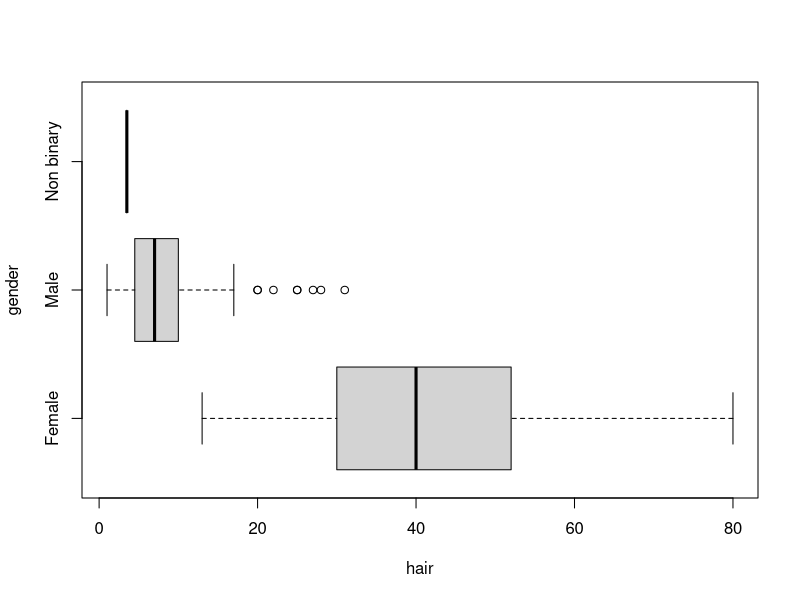
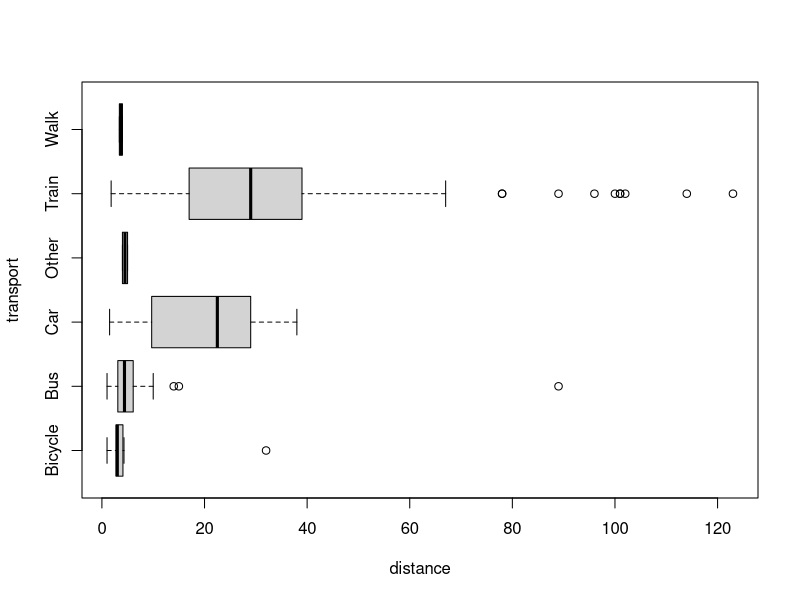
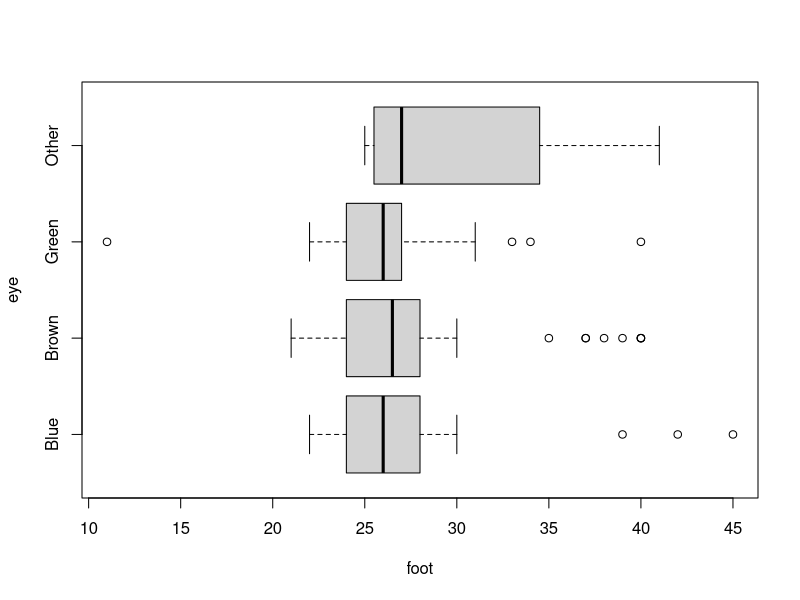
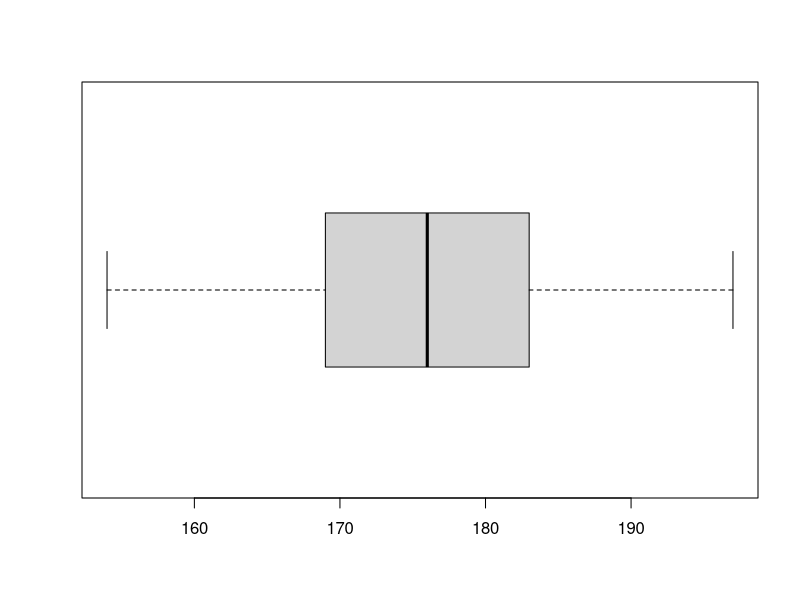
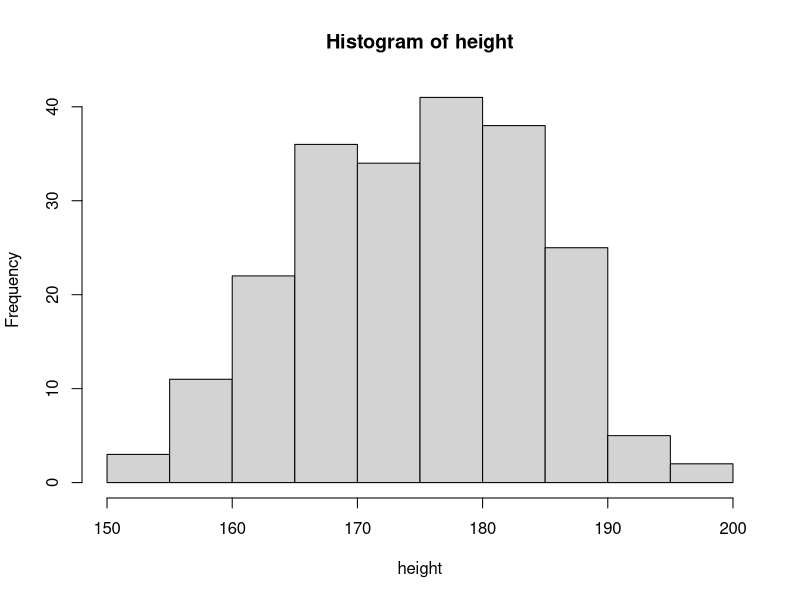
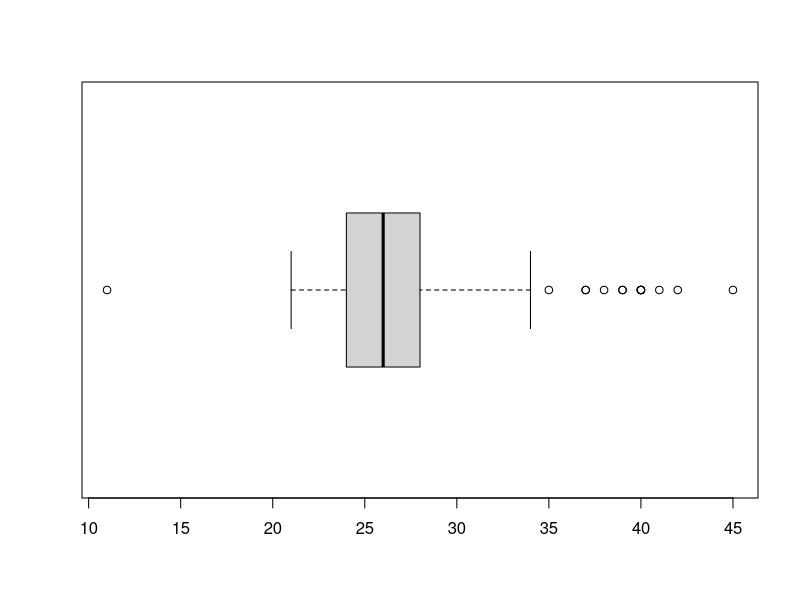
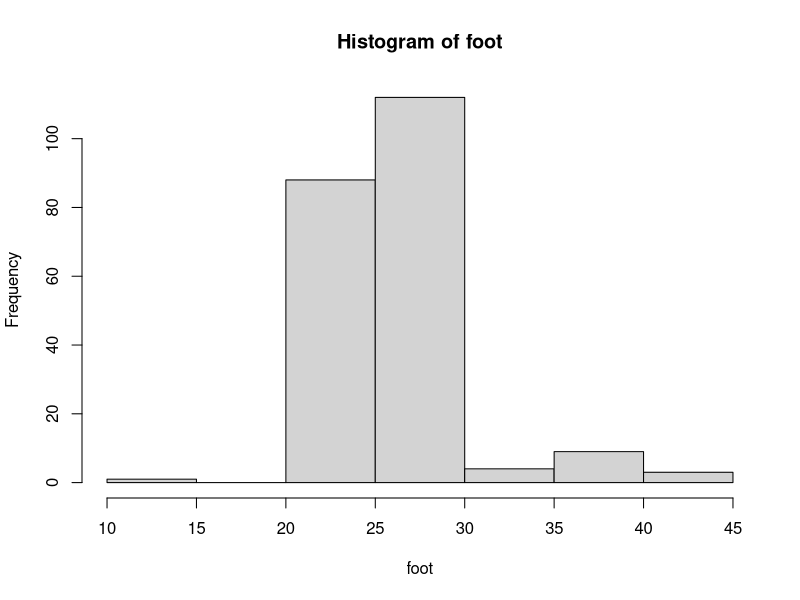
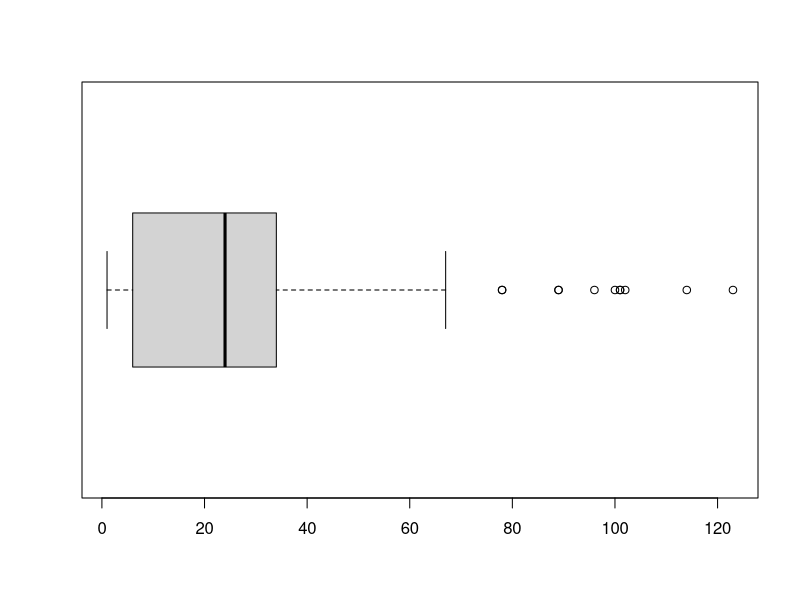

Reproduce these figures in R, in order.
# BFH import
library(readxl)
BFH <- read_excel("./WDDA_02.xlsx", sheet = "BFH")
View(BFH)
attach(BFH)

# Aufgabenserie 3

# 1. Körpergrösse Männer & Frauen
# a) Anzahl Frauen grösser als durchschnitt Mann
mean_man = mean(height[gender == "Male"])
length(height[(gender == "Female" & height >= mean_man)])
# b) Anzahl Männer kleiner als durchscnitt Frau
mean_female = mean(height[gender == "Female"])
length(height[(gender == "Male" & height <= mean_female)])

# 2. schwarmintelligenz jar
# a) Mittelwert jar
mean_jar = mean(jar)
# b) geburtstadum person bester guess
kleinste_abweichung = min(abs(jar-405))
# gibt nur ein resultat
which.min(abs(jar-405))
# findet alle resultate
best_guess = abs(jar-405) == kleinste_abweichung
dob[best_guess]
# c) anzahl näher am Tatsächlichen wert als am Median
sum(abs(jar-405) < abs(jar-mean(jar)))

# 3. vergleich mittelwert (mean) & median (median)
# Erklärung: Der Median wird dem Mittelwert vorgezogen, wenn der Datensatz Extremwerte enth¨alt.
# a) jar
mean(jar) # 299.66
median(jar) # 287
# b) siblings
mean(siblings) # 1.543
median(siblings) # 1
# c) distance
mean(distance) # 25.2
median(distance) # 24

# 5. Mittelwert present
mean(present) # 77.35

# 6. bereich darstellen
quantile(height)
quantile(maths)
quantile(cash)

# 7. Interquartilsabstand (IQR)
quantile(height,0.75)-quantile(height,0.25)
quantile(maths,0.75)-quantile(maths,0.25)
quantile(cash,0.75)-quantile(cash,0.25)

# 8. Nebeneinander liegende Boxplots
# a) Boxplot zeigt Harlängen pro Geschlecht auf
boxplot(hair~gender, horizontal = T)
# b) Boxplot zeigt distanz pro fahrzeug auf
boxplot(distance~transport, horizontal = T)
# c) Boxplot zeigt Fussgrösse aufgeteilt nach Augenfarbe
boxplot(foot~eye, horizontal = T)

# 9) Standartabweichung
# Definition: Die Varianz ist ein Mass für die durchschnittliche Abweichung vom Mittelwert für alle Daten.
#             Die Standardabweichung ist die Quadratwurzel der Varianz.
# a) height
sd(height)
# b) maths
sd(maths)
# c) cash
sd(cash)

# FIXME: 10 Empirische Regel
# a) height
boxplot(height, horizontal = T)
hist(height)
# b) foot
boxplot(foot, horizontal = T)
hist(foot)
# c) distance
boxplot(distance, horizontal = T)
hist(distance)
# d) reaction1
boxplot(reaction1, horizontal = T)
hist(reaction1)
# Median,Durchschnitt,Modus, Quartile etc darstellen
summary(height)

# 11: Intercontinental Hotels Group (IHG)
IHG <- read_excel("./WDDA_03.xlsx", sheet = "IHG")
View(IHG)
ratings <- IHG$"Customer ratings"
# a) Mittelwert
mean(ratings)
# a) Median 
median(ratings)
# b) Den Mittelwert oder den Median als Mass für die zentrale Lage zu verwenden
# Lösung: Mittelwert da es keine Ausreisser gibt.
# c) Erste Quartil
quantile(ratings, 0.25)
# c) IQR
quantile(ratings, 0.75) - quantile(ratings, 0.25) 
# d) 85. Perzentil
quantile(ratings, 0.85)

# 12) Polizeiaufzeichnungen zeigen die täglich gemeldeten Verbrechen
winter <- c(18, 20, 15, 16, 21, 20, 12, 16, 19, 20)
sommer <- c(28, 18, 24, 32, 18, 29, 23, 38, 28, 18)
# a) Spannweite für jede Periode
spannweite_winter <- max(winter) - min(winter) # 9
spannweite_sommer <- max(sommer) - min(sommer) # 20
# a) Interquartilsabstand für jede Periode
IQR(winter) # 4
IQR(sommer) # 9.5
# b) Varianz für jede Periode
var(winter) # 8.233333
var(sommer) # 44.48889
# b) Standartabweichung für jede Periode
sd(winter) # 2.869379
sd(sommer) # 6.669999
# c) Variationskoeffizienten für jede Periode
cv_winter <- sd(winter) / mean(winter) * 100 # 16.2%
cv_sommer <- sd(sommer) / mean(sommer) * 100 # 26.1%
# d) Vergleichen Sie die Variabilität der beiden Zeiträume
sum((winter - mean(winter))^2) # 74.1
sum((sommer - mean(sommer))^2) # 400.4

#  13) Mittelwert und die Standardabweichung (als Stichprobe)
BFH <- read_excel("./WDDA_02.xlsx", sheet = "BFH")
View(BFH)
attach(BFH)
# a) height
height_z <- (height - mean(height)) / sd(height)
mean(height_z) # ~0
sd(height_z) # 1
# b) foot
foot_z <- (foot- mean(foot)) / sd(foot)
mean(foot_z) # ~0
sd(foot_z) # 1
# c) house
house_z <- (house - mean(house)) / sd(house)
mean(house_z) # ~0
sd(house_z) # 1

# 14) Schiefe für die folgenden Daten
# a) height
height_z <- (height - mean(height)) / sd(height)
n <- length(height_z)
n / ((n - 1) * (n - 2)) * sum(height_z^3) # -0.156 -> symmetrisch (nahe null)
hist(height)
# b) distance
distance_z <- (distance - mean(distance)) / sd(distance)
n <- length(distance_z)
n / ((n - 1) * (n - 2)) * sum(distance_z ^ 3) # 1.74 -> rechtschief (positiv)
hist(distance)
# c) cash
cash_z <- (cash - mean(cash)) / sd(cash)
n <- length(cash_z)
n / ((n - 1) * (n - 2)) * sum(cash_z ^ 3) # 5.5 -> rechtschief (positiv) 
hist(cash)
# d) hair men
hair_men <- hair[gender == "Male"]
hair_men_z <- (hair_men - mean(hair_men)) / sd(hair_men)
n <- length(hair_men_z)
n / ((n - 1) * (n - 2)) * sum(hair_men_z ^ 3) # 1.74 -> rechtschief (positiv) 
hist(hair_men)
# d) hair women
hair_women <- hair[gender == "Female"]
hair_women_z <- (hair_women - mean(hair_women)) / sd(hair_women)
n <- length(hair_women_z)
n / ((n - 1) * (n - 2)) * sum(hair_women_z ^ 3) # 0.313 -> leicht rechtschief (positiv) 
hist(hair_women)

# 15)
# a) Vielleicht etwa 11 Tage.
# b) Die Verteilung hat ihrem höchsten Punkt bei 7 Tagen.
# c) Offensichtlich ist sie rechtsschief.
# d) Dies ist die Fläche unter der Kurve.

# 16) Vergleichen von Daten 
# a) Streudiagramm height & foot
plot(foot~height)
# a) Anpassungsgerade height & foot
fit <- lm(foot~height)
abline(fit)
# a) Korrelationskoeffizient height & foot
cor(foot, height) # 0.2839648
# b) hair & foot
plot(foot~hair)
fit <- lm(foot~hair)
abline(fit)
cor(foot, hair) # -0.1886152

# 17) Zusammenhang in Bezug auf das Geschlecht
# a) Korrelation height & hair
cor(height, hair) # -0.6186634 je grösser somit jemand ist, desto kürzer sind seine Haare.
# b) Female
cor(height[gender == "Female"], hair[gender == "Female"]) # 0.006966206
# c) Male
cor(height[gender == "Male"], hair[gender == "Male"]) # 0.1163308

# 18) Formel für die Kovarianz
# wird immer 1 (starke korrelation) ergeben da es die gleichen daten sind
cor(hair, hair)

# 19) Schätzung Korrelation
# a) r = 0.9, b) r = -0.6, c) r = 0.3, d) r = 0
# e) r = 0.2, f) r = 0.5, g) r = -0.3, h) r = -0.8, i) r = 0

# 20) Alle haben gleicher Korrelationswert von 0.7

# 21) Tief (r = 0.17) da Korrelation nicht linear ist

#TODO: 22), 23), 24), 25)